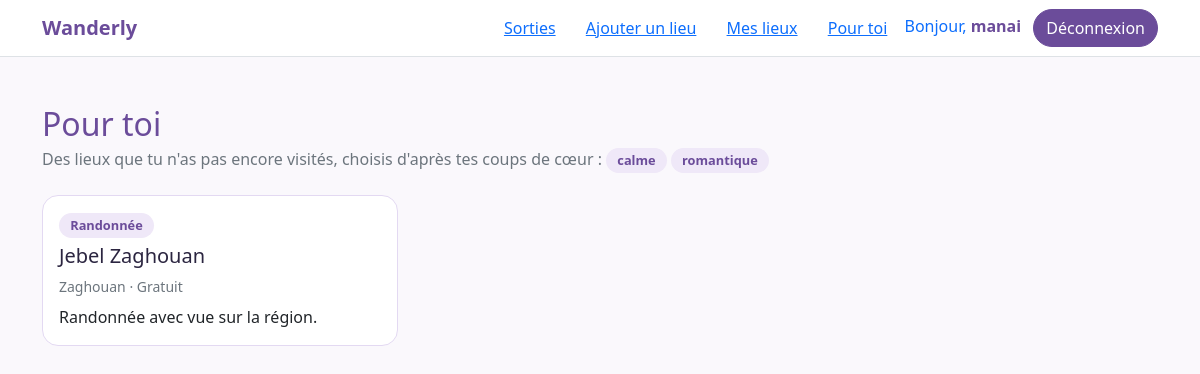
/recommandations (signed in), run on the app's committed database.
### tables this page shows
CREATE TABLE utilisateur (
    id                INTEGER PRIMARY KEY AUTOINCREMENT,
    pseudo            TEXT NOT NULL UNIQUE,
    email             TEXT NOT NULL UNIQUE,
    mot_de_passe_hash TEXT NOT NULL,               -- jamais le mot de passe en clair
    role              TEXT NOT NULL DEFAULT 'membre'
                      CHECK (role IN ('membre', 'admin')),
    est_suspendu      INTEGER NOT NULL DEFAULT 0,  -- 0 = actif, 1 = suspendu
    date_inscription  TEXT NOT NULL DEFAULT (date('now'))
);

CREATE TABLE tag_ambiance (
    id  INTEGER PRIMARY KEY AUTOINCREMENT,
    nom TEXT NOT NULL UNIQUE
);

CREATE TABLE lieu (
    id                         INTEGER PRIMARY KEY AUTOINCREMENT,
    nom                        TEXT NOT NULL,
    description                TEXT,
    region                     TEXT NOT NULL,
    prix_min                       REAL NOT NULL DEFAULT 0 CHECK (prix_min >= 0),  -- prix moyen par personne en DT (0 = gratuit)
    latitude                   REAL NOT NULL,
    longitude                  REAL NOT NULL,
    infos_pratiques            TEXT,               -- horaires, accès, parking...
    date_creation              TEXT NOT NULL DEFAULT (date('now')),
    nb_confirmations           INTEGER NOT NULL DEFAULT 0,   -- « toujours à jour »
    date_derniere_confirmation TEXT,
    auteur_id                  INTEGER NOT NULL REFERENCES utilisateur(id),
    categorie_id               INTEGER NOT NULL REFERENCES categorie(id)
, prix_max REAL NOT NULL DEFAULT 0 CHECK (prix_max >= 0));

### app.py (the view)
@app.route("/recommandations")
@login_required
def recommandations():
    base = db.get_db()
    moi = g.utilisateur["id"]
    tags_aimes = base.execute(
        "SELECT tag_ambiance.nom AS nom, COUNT(*) AS poids "
        "FROM avis "
        "JOIN lieu_tag ON lieu_tag.lieu_id = avis.lieu_id "
        "JOIN tag_ambiance ON tag_ambiance.id = lieu_tag.tag_id "
        "WHERE avis.auteur_id = ? AND avis.note >= 4 "
        "GROUP BY tag_ambiance.id ORDER BY poids DESC, nom LIMIT 5",
        (moi,),
    ).fetchall()
    lieux = base.execute(
        "SELECT lieu.*, categorie.nom AS categorie, SUM(pref.poids) AS score "
        "FROM lieu "
        "JOIN categorie ON lieu.categorie_id = categorie.id "
        "JOIN lieu_tag ON lieu_tag.lieu_id = lieu.id "
        "JOIN ("
        "    SELECT lieu_tag.tag_id AS tag_id, COUNT(*) AS poids "
        "    FROM avis JOIN lieu_tag ON lieu_tag.lieu_id = avis.lieu_id "
        "    WHERE avis.auteur_id = ? AND avis.note >= 4 "
        "    GROUP BY lieu_tag.tag_id"
        ") AS pref ON pref.tag_id = lieu_tag.tag_id "
        "WHERE lieu.auteur_id != ? "
        "AND lieu.id NOT IN (SELECT lieu_id FROM avis WHERE auteur_id = ?) "
        "AND lieu.id NOT IN (SELECT lieu_id FROM liste_lieu "
        "                    WHERE utilisateur_id = ? AND statut = 'visité') "
        "GROUP BY lieu.id "
        "ORDER BY score DESC, lieu.id DESC LIMIT 9",
        (moi, moi, moi, moi),
    ).fetchall()
    return render_template("recommandations.html", lieux=lieux, tags_aimes=tags_aimes)

### app.py (called while the page is built)
@app.template_filter("fourchette")
def fourchette(lieu):
    p1, p2 = lieu["prix_min"], lieu["prix_max"]
    if p2 == 0:
        return "Gratuit"
    if p1 == p2:
        return f"{p1:g} DT"
    if p1 == 0:
        return f"Jusqu'à {p2:g} DT"
    return f"{p1:g} – {p2:g} DT"

def login_required(vue):
    @wraps(vue)
    def vue_protegee(**kwargs):
        if g.utilisateur is None:
            return redirect(url_for("connexion"))
        return vue(**kwargs)
    return vue_protegee

@app.before_request
def charger_utilisateur():
    utilisateur_id = session.get("utilisateur_id")
    if utilisateur_id is None:
        g.utilisateur = None
    else:
        g.utilisateur = db.get_db().execute(
            "SELECT * FROM utilisateur WHERE id = ?", (utilisateur_id,)
        ).fetchone()

### db.py (called while the page is built)
def get_db():
    if "db" not in g:
        g.db = sqlite3.connect("wanderly.db")
        g.db.row_factory = sqlite3.Row
        g.db.execute("PRAGMA foreign_keys = ON")
    return g.db

### templates/recommandations.html (shortened to what this page needs)
{% extends "base.html" %}
{% block contenu %}
<div class="container my-5">
  <h1 class="h2 wander-text mb-1">Pour toi</h1>
  {% if tags_aimes %}
  <p class="text-secondary mb-4">
    Des lieux que tu n'as pas encore visités, choisis d'après tes coups de cœur :
    {% for t in tags_aimes %}<span class="badge-wander me-1">{{ t.nom }}</span>{% endfor %}
  </p>
  {% else %}
  <p class="text-secondary mb-4">
    Donne 4 ou 5 étoiles à quelques lieux que tu as aimés : Wanderly te proposera ensuite
    d'autres lieux avec la même ambiance.
  </p>
  {% endif %}
  {% if lieux %}
  <div class="row row-cols-1 row-cols-md-2 row-cols-lg-3 g-4">
    {% for lieu in lieux %}
    <div class="col">
      <div class="card carte-lieu h-100">
        <div class="card-body">
          <span class="badge-wander">{{ lieu.categorie }}</span>
          <h2 class="h5 mt-2">
            <a class="stretched-link text-decoration-none lien-lieu" href="{{ url_for('voir_lieu', lieu_id=lieu.id) }}">{{ lieu.nom }}</a>
          </h2>
          <p class="text-secondary small mb-2">
            {{ lieu.region }} · {{ lieu|fourchette }}
          </p>
          <p class="card-text">{{ lieu.description }}</p>
        </div>
      </div>
    </div>
    {% endfor %}
  </div>
  {% elif tags_aimes %}
  <p>Aucune nouvelle suggestion pour l'instant : tu as déjà exploré les lieux qui te ressemblent.</p>
  {% endif %}
</div>
{% endblock %}

### templates/base.html (shortened to what this page needs)
<!doctype html>
<html lang="fr">
<head>
  <link href="https://cdn.jsdelivr.net/npm/bootstrap@5.3.3/dist/css/bootstrap.min.css" rel="stylesheet">
  <link href="{{ url_for('static', filename='css/style.css') }}" rel="stylesheet">
</head>
<body>
  <nav class="navbar bg-white border-bottom">
    <div class="container">
      <a class="navbar-brand fw-bold wander-text" href="{{ url_for('accueil') }}">Wanderly</a>
      <div>
          <a class="btn btn-link" href="{{ url_for('liste_sorties') }}">Sorties</a>
        {% if g.utilisateur %}
          <a class="btn btn-link" href="{{ url_for('ajouter_lieu') }}">Ajouter un lieu</a>
          <a class="btn btn-link" href="{{ url_for('mes_lieux') }}">Mes lieux</a>
          <a class="btn btn-link" href="{{ url_for('recommandations') }}">Pour toi</a>
          <a class="me-2 text-decoration-none" href="{{ url_for('profil') }}">Bonjour, <strong class="wander-text">{{ g.utilisateur.pseudo }}</strong></a>
          <a class="btn btn-wander" href="{{ url_for('deconnexion') }}"
   onclick="return confirm('Tu veux vraiment te déconnecter ?');">Déconnexion</a>
        {% else %}
          <a class="btn btn-link" href="{{ url_for('connexion') }}">Connexion</a>
          <a class="btn btn-wander" href="{{ url_for('inscription') }}">S'inscrire</a>
        {% endif %}
      </div>
    </div>
  </nav>
  <main>
    {% block contenu %}{% endblock %}
  </main>
</body>
</html>

### static/css/style.css (style rules this page uses)
:root { --violet: #6B4C9A; --violet-fonce: #5A3E85; --lilas: #EFE8F8; --texte: #2B2540; --fond: #FAF8FC; }
body { background: var(--fond); color: var(--texte); }
.wander-text { color: var(--violet); }
.btn-wander { background: var(--violet); border-color: var(--violet); color: white; border-radius: 50rem; }
.carte-lieu { border: 1px solid #E3D9F2; border-radius: 1rem; background: #FFFFFF; transition: transform 0.15s, box-shadow 0.15s; }
.badge-wander { background: #EFE8F8; color: #6B4C9A; border-radius: 50rem; padding: 0.2rem 0.7rem; font-size: 0.8rem; font-weight: 600; }
.lien-lieu { color: #2B2540; }

### data on the page
utilisateur: utilisateur.pseudo "manai"
tag_ambiance: nom "calme"
tag_ambiance: nom "romantique"
lieu: categorie "Randonnée", nom "Jebel Zaghouan", region "Zaghouan", lieu "Gratuit", description "Randonnée avec vue sur la région."
